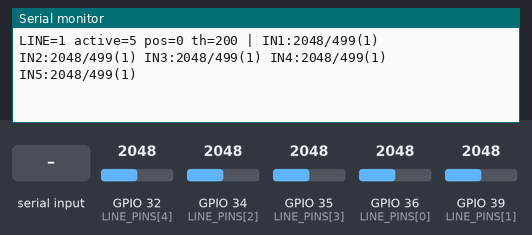
A sketch run on a simulated ESP32. On the bench: the last lines printed to the serial monitor. The inputs (shaded band) are chosen by the test bench; at power-on: GPIO 32 (LINE_PINS[4]) = 2048, GPIO 34 (LINE_PINS[2]) = 2048, GPIO 35 (LINE_PINS[3]) = 2048, GPIO 36 (LINE_PINS[0]) = 2048, GPIO 39 (LINE_PINS[1]) = 2048 (analog values on the 0–4095 scale).

Above: at 1.3 s.
1.4 s: "cw\n" received over Serial
At 2.08 s:
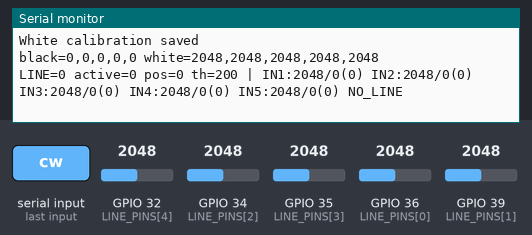
3.4 s: "cb\n" received over Serial
5.4 s: "ca\n" received over Serial
At 6.4 s:
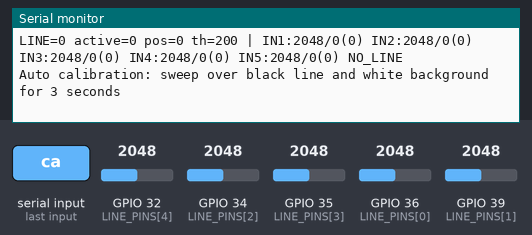
6.9 s: "cr\n" received over Serial
At 8.54 s:
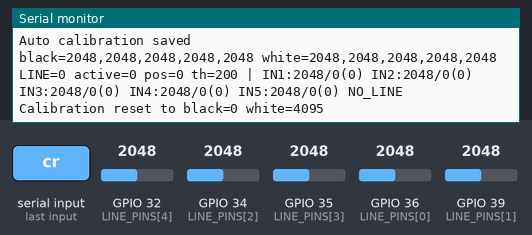
9.9 s: "t90\n" received over Serial
At 10.04 s:
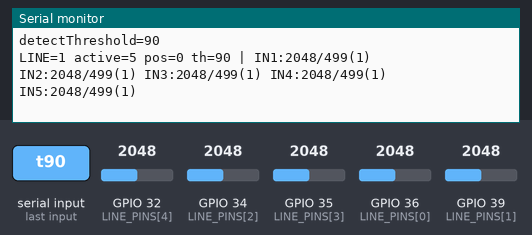
11.4 s: GPIO 32 (LINE_PINS[4]) set to 2866
At 11.4 s:
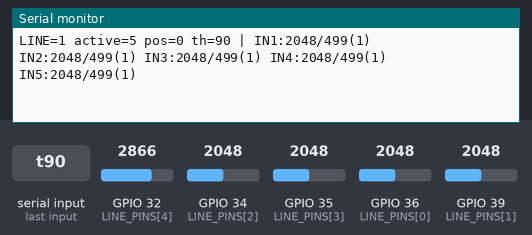

Measured:
- after the input at 1.4 s, the serial monitor: prints a new line after 0.55 s (image 1)
- after the input at 5.4 s, the serial monitor: prints a new line at once (image 2)
- after the input at 6.9 s, the serial monitor: prints a new line after 1.5 s (image 3)
- after the input at 9.9 s, the serial monitor: prints a new line at once (image 4)

The sketch:

esp32_line_sensor_readonly.ino
```cpp
// ESP32 5-channel line sensor read-only test
//
// Purpose:
// - Verify the 5 line sensors alone, without motors or PID.
// - Show raw ADC, normalized strength, active flags, and whether the robot
//   currently "sees" a line.
//
// Pin map from the working line test:
// IN1 -> GPIO36
// IN2 -> GPIO39
// IN3 -> GPIO34
// IN4 -> GPIO35
// IN5 -> GPIO32
//
// Sensor logic for this project:
// - Black line ~= 0
// - White background ~= 4095
//
// Commands over Serial:
//   tNNN  set detect threshold 0..1000
//   cw    sample white surface
//   cb    sample black surface
//   ca    auto calibration for 3 seconds
//   cr    reset calibration to black=0 white=4095
//   p     print calibration now

#include <Arduino.h>

static const int LINE_PINS[5] = {36, 39, 34, 35, 32};
static const int LINE_WEIGHTS[5] = {-2000, -1000, 0, 1000, 2000};

int blackCal[5] = {0, 0, 0, 0, 0};
int whiteCal[5] = {4095, 4095, 4095, 4095, 4095};
int detectThreshold = 200;

unsigned long lastPrintMs = 0;
const unsigned long printIntervalMs = 150;

struct LineRead {
  int raw[5];
  int strength[5];
  int active[5];
  int activeCount;
  long position;
};

int normalizedLineStrength(int sensorIndex, int rawValue) {
  int black = blackCal[sensorIndex];
  int white = whiteCal[sensorIndex];
  int span = white - black;
  if (span < 50) {
    span = 50;
  }

  long strength = ((long)white - rawValue) * 1000L / span;
  if (strength < 0) strength = 0;
  if (strength > 1000) strength = 1000;
  return (int)strength;
}

LineRead readLineSensors() {
  LineRead line;
  line.activeCount = 0;
  long weightedSum = 0;
  long strengthSum = 0;

  for (int i = 0; i < 5; i++) {
    int value = analogRead(LINE_PINS[i]);
    int strength = normalizedLineStrength(i, value);

    line.raw[i] = value;
    line.strength[i] = strength;
    line.active[i] = strength >= detectThreshold;

    if (line.active[i]) {
      line.activeCount++;
      weightedSum += (long)LINE_WEIGHTS[i] * strength;
      strengthSum += strength;
    }
  }

  line.position = (strengthSum > 0) ? (weightedSum / strengthSum) : 0;
  return line;
}

void printCalibration() {
  Serial.print("black=");
  for (int i = 0; i < 5; i++) {
    Serial.print(blackCal[i]);
    Serial.print(i == 4 ? " " : ",");
  }
  Serial.print("white=");
  for (int i = 0; i < 5; i++) {
    Serial.print(whiteCal[i]);
    Serial.print(i == 4 ? "\n" : ",");
  }
}

void sampleSurfaceCalibration(bool blackSurface) {
  const int samples = 120;
  long sum[5] = {0, 0, 0, 0, 0};

  for (int s = 0; s < samples; s++) {
    for (int i = 0; i < 5; i++) {
      sum[i] += analogRead(LINE_PINS[i]);
    }
    delay(4);
  }

  for (int i = 0; i < 5; i++) {
    int avg = (int)(sum[i] / samples);
    if (blackSurface) {
      blackCal[i] = avg;
    } else {
      whiteCal[i] = avg;
    }
  }

  Serial.println(blackSurface ? "Black calibration saved" : "White calibration saved");
  printCalibration();
}

void autoSweepCalibration() {
  int minRaw[5] = {4095, 4095, 4095, 4095, 4095};
  int maxRaw[5] = {0, 0, 0, 0, 0};

  Serial.println("Auto calibration: sweep over black line and white background for 3 seconds");

  unsigned long start = millis();
  while (millis() - start < 3000) {
    for (int i = 0; i < 5; i++) {
      int value = analogRead(LINE_PINS[i]);
      if (value < minRaw[i]) minRaw[i] = value;
      if (value > maxRaw[i]) maxRaw[i] = value;
    }
    delay(5);
  }

  for (int i = 0; i < 5; i++) {
    blackCal[i] = minRaw[i];
    whiteCal[i] = maxRaw[i];
  }

  Serial.println("Auto calibration saved");
  printCalibration();
}

void resetCalibration() {
  for (int i = 0; i < 5; i++) {
    blackCal[i] = 0;
    whiteCal[i] = 4095;
  }
  Serial.println("Calibration reset to black=0 white=4095");
}

void handleSerialCommands() {
  if (!Serial.available()) {
    return;
  }

  String cmd = Serial.readStringUntil('\n');
  cmd.trim();
  cmd.toLowerCase();

  if (cmd.startsWith("t")) {
    int value = cmd.substring(1).toInt();
    if (value >= 0 && value <= 1000) {
      detectThreshold = value;
      Serial.print("detectThreshold=");
      Serial.println(detectThreshold);
    }
  } else if (cmd == "cw") {
    sampleSurfaceCalibration(false);
  } else if (cmd == "cb") {
    sampleSurfaceCalibration(true);
  } else if (cmd == "ca") {
    autoSweepCalibration();
  } else if (cmd == "cr") {
    resetCalibration();
  } else if (cmd == "p") {
    printCalibration();
  }
}

void printLine(const LineRead &line) {
  unsigned long now = millis();
  if (now - lastPrintMs < printIntervalMs) {
    return;
  }
  lastPrintMs = now;

  Serial.print("LINE=");
  Serial.print(line.activeCount > 0 ? 1 : 0);
  Serial.print(" active=");
  Serial.print(line.activeCount);
  Serial.print(" pos=");
  Serial.print(line.position);
  Serial.print(" th=");
  Serial.print(detectThreshold);
  Serial.print(" | ");

  for (int i = 0; i < 5; i++) {
    Serial.print("IN");
    Serial.print(i + 1);
    Serial.print(":");
    Serial.print(line.raw[i]);
    Serial.print("/");
    Serial.print(line.strength[i]);
    Serial.print("(");
    Serial.print(line.active[i]);
    Serial.print(") ");
  }

  if (line.activeCount == 0) {
    Serial.print("NO_LINE");
  }
  Serial.println();
}

void setup() {
  Serial.begin(115200);
  delay(100);

  analogReadResolution(12);
  for (int i = 0; i < 5; i++) {
    pinMode(LINE_PINS[i], INPUT);
    analogSetPinAttenuation(LINE_PINS[i], ADC_11db);
  }

  Serial.println("ESP32 5-channel line sensor read-only test");
  Serial.println("Black line=0, white background=4095");
  Serial.println("Commands: tNNN, cw, cb, ca, cr, p");
  printCalibration();
}

void loop() {
  handleSerialCommands();
  LineRead line = readLineSensors();
  printLine(line);
}
```
